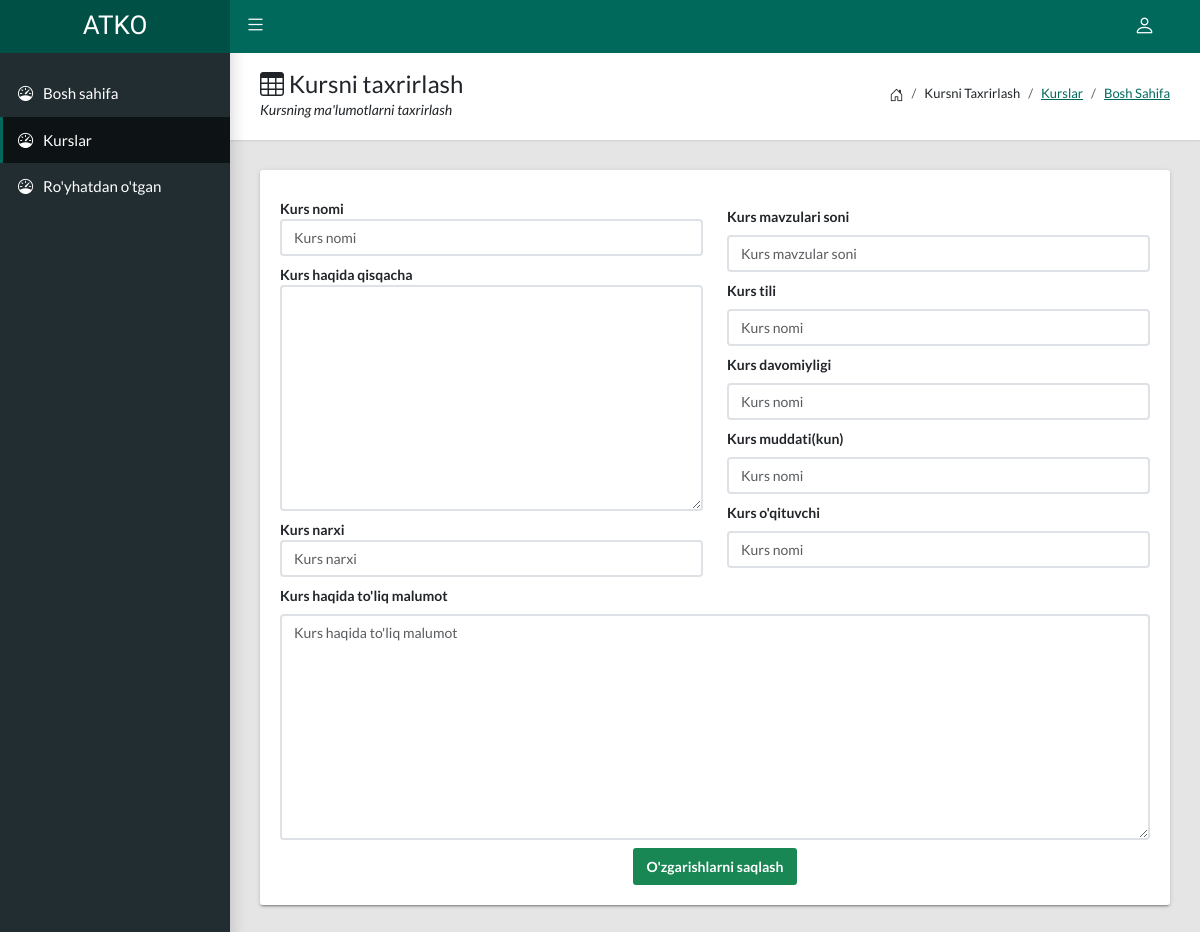
Page /admin/cours_edit.php?CoursID=1703531155 (signed in) on the earlier database version.
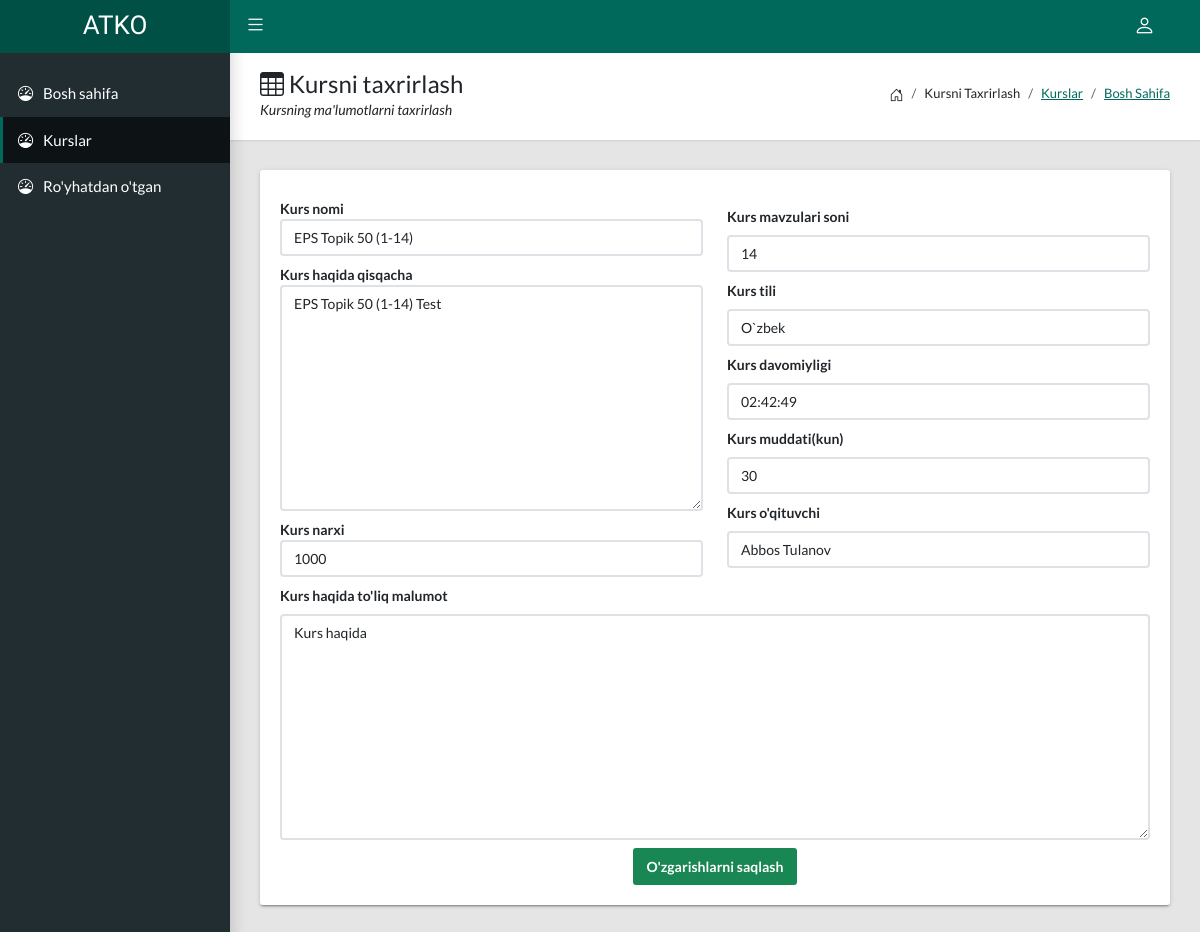
Same page on the later database version.
### tables this page shows
CREATE TABLE `cours` (
  `id` int(11) NOT NULL,
  `CoursID` varchar(20) NOT NULL,
  `CoursName` varchar(70) NOT NULL,
  `CoursText` varchar(70) NOT NULL,
  `CoursAbout` longtext NOT NULL,
  `CoursPrice` varchar(20) NOT NULL,
  `CoursImage` varchar(120) NOT NULL,
  `CoursMavzu` int(3) NOT NULL,
  `CoursTil` varchar(11) NOT NULL,
  `CoursDavomiy` varchar(8) NOT NULL,
  `CoursTecher` varchar(70) NOT NULL,
  `TecherImage` varchar(120) NOT NULL,
  `Muddat` int(100) NOT NULL,
  `Data` timestamp NOT NULL DEFAULT current_timestamp()
);

### admin/cours_edit.php (the view, shortened to what the changed rows need)
<!DOCTYPE html>
<?php
  include("../config/confige.php");
  $sql = "SELECT * FROM `cours` WHERE `CoursID`='".$_GET['CoursID']."'";
  $res = $conn->query($sql);
  $row=$res->fetch();
?>
<html lang="en">
  <head>
    <link rel="stylesheet" type="text/css" href="css/main.css">
    <link rel="stylesheet" type="text/css" href="https://cdn.jsdelivr.net/npm/bootstrap-icons@1.10.5/font/bootstrap-icons.css">
  </head>
  <body class="app sidebar-mini">
    <main class="app-content">
      <div class="app-title">
        <div>
          <h1><i class="bi bi-table"></i> Kursni taxrirlash</h1>
        </div>
      </div>
      <div class="row">
        <div class="col-md-12">
          <div class="tile">
            <div class="tile-body">
              <form action="./connect/cours/cours_edit.php?CoursID=<?php echo $_GET['CoursID']; ?>" method="POST" class="row">
                <div class="col-lg-6">
                    <label class="mt-2" style="font-weight:700;">Kurs nomi</label>
                    <input type="text" name="CoursName" class="form-control" value="<?php echo $row['CoursName']; ?>" placeholder="Kurs nomi" required>
                    <label class="mt-2" style="font-weight:700;">Kurs haqida qisqacha</label>
                    <textarea cols="30" rows="10" name="CoursText" required class="form-control"><?php echo $row['CoursText']; ?></textarea>
                    <label class="mt-2" style="font-weight:700;">Kurs narxi</label>
                    <input type="number" class="form-control" name="CoursPrise" value="<?php echo $row['CoursPrice']; ?>" placeholder="Kurs narxi" required>
                </div>
                <div class="col-lg-6">
                    <label class="my-2 mt-3" style="font-weight:700;">Kurs mavzulari soni</label>
                    <input type="number" name="MavzuCount" class="form-control" value="<?php echo $row['CoursMavzu']; ?>" placeholder="Kurs mavzular soni" required>
                    <label class="my-2" style="font-weight:700;">Kurs tili</label>
                    <input type="text" name="KursTil" class="form-control" value="<?php echo $row['CoursTil']; ?>" placeholder="Kurs nomi" required>
                    <label class="my-2" style="font-weight:700;">Kurs davomiyligi</label>
                    <input type="text" name="KursDavom" class="form-control" value="<?php echo $row['CoursDavomiy']; ?>" placeholder="Kurs nomi" required>
                    <label class="my-2" style="font-weight:700;">Kurs muddati(kun)</label>
                    <input type="number" name="KursMuddat" class="form-control" value="<?php echo $row['Muddat']; ?>" placeholder="Kurs nomi" required>
                    <label class="my-2" style="font-weight:700;">Kurs o'qituvchi</label>
                    <input type="text" name="Techer" class="form-control" value="<?php echo $row['CoursTecher']; ?>" placeholder="Kurs nomi" required>
                </div>
                <div class="col-12">
                    <label class="my-2" style="font-weight:700;">Kurs haqida to'liq malumot</label>
                    <textarea cols="30" rows="10" name="KursAbout" required placeholder="Kurs haqida to'liq malumot" class="form-control"><?php echo $row['CoursAbout']; ?></textarea>
                </div>
              </form>
            </div>
          </div>
        </div>
      </div>
    </main>
    <link rel="stylesheet" href="https://cdn.datatables.net/v/bs5/dt-1.13.4/datatables.min.css">
  </body>
</html>

Differences in the rows shown:
now on this page (row edited): cours: CoursName "EPS Topik 50 (1-14)", CoursText "EPS Topik 50 (1-14) Test", CoursPrise "1000", MavzuCount "14", KursTil "O`zbek", KursDavom "02:42:49", KursMuddat "30", Techer "Abbos Tulanov", KursAbout "Kurs haqida"
